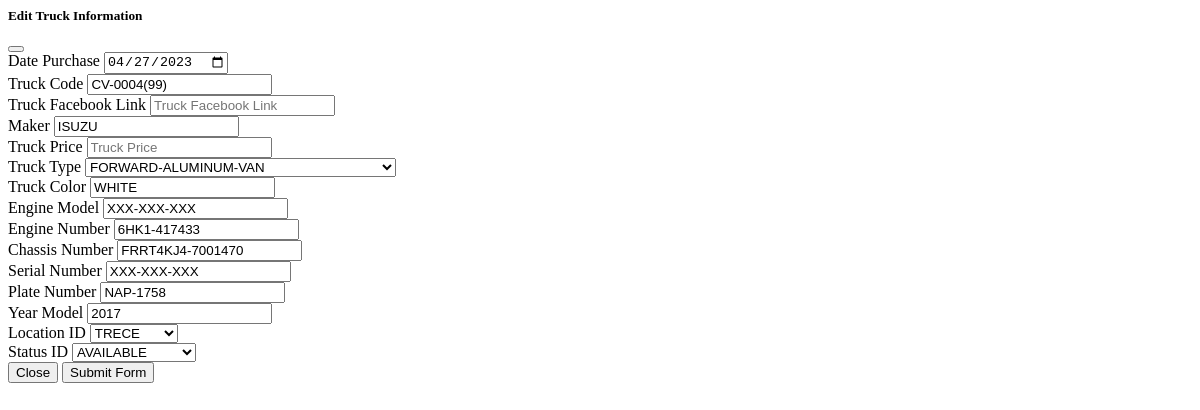
Page /admin/trucklistupdate.php?id=3 on the committed database.
### tables this page shows
CREATE TABLE IF NOT EXISTS `tbl_trucks` (
  `id` int(10) NOT NULL AUTO_INCREMENT,
  `truck_code` varchar(100) NOT NULL,
  `truck_name` varchar(100) NOT NULL,
  `date_purchase` datetime NOT NULL,
  `chassis_num` varchar(100) NOT NULL,
  `engine_num` varchar(100) NOT NULL,
  `serial_num` varchar(100) NOT NULL,
  `engine_model` varchar(100) NOT NULL,
  `plate_num` varchar(100) NOT NULL,
  `truck_color` varchar(100) NOT NULL,
  `year_model` varchar(100) NOT NULL,
  `locationid` varchar(10) NOT NULL,
  `statid` varchar(10) NOT NULL,
  `typeid` int(10) NOT NULL,
  `solddt` varchar(100) DEFAULT NULL,
  `soldby` varchar(10) DEFAULT NULL,
  `createddt` datetime NOT NULL,
  `createdby` varchar(10) NOT NULL,
  `updatedt` varchar(100) DEFAULT NULL,
  `updatedby` varchar(10) DEFAULT NULL,
  `datestamp` timestamp NOT NULL DEFAULT CURRENT_TIMESTAMP,
  PRIMARY KEY (`id`)
);

CREATE TABLE IF NOT EXISTS `tbl_truck_type` (
  `id` int(10) NOT NULL AUTO_INCREMENT,
  `truck_type` varchar(100) NOT NULL,
  PRIMARY KEY (`id`)
);

CREATE TABLE IF NOT EXISTS `tbl_truck_location` (
  `id` int(10) NOT NULL AUTO_INCREMENT,
  `location` varchar(100) NOT NULL,
  PRIMARY KEY (`id`)
);

CREATE TABLE IF NOT EXISTS `tbl_truck_status` (
  `id` int(10) NOT NULL AUTO_INCREMENT,
  `status` varchar(100) NOT NULL,
  PRIMARY KEY (`id`)
);

### admin/trucklistupdate.php (the view, shortened to what this page needs)
<?php
include 'dbconnection.php';
$id=$_GET['id'];
$result = $mysqli -> query("select * from tbl_trucks WHERE id= '$id'");
$row = mysqli_fetch_assoc($result);
$truckcode = $row['truck_code'];
$truckname = $row['truck_name'];
$truckprice = $row['truck_price'];
$trucklink = $row['truck_link'];
$truckcolor = $row['truck_color'];
$enginemodel = $row['engine_model'];
$datepurchase= date('Y-m-d',strtotime($row['date_purchase']));
$enginenumber = $row['engine_num'];
$chassisnumber= $row['chassis_num'];
$serialnumber= $row['serial_num'];
$platenumber= $row['plate_num'];
$yearmodel= $row['year_model'];
$typeid = $row['typeid'];
$locationid = $row['locationid'];
$statusid = $row['statid'];
?>
 <div class="modal fade" id="setup_modal" tabindex="-1" data-backdrop="static" data-keyboard="false" role="dialog" aria-hidden="true">
    <div class="modal-dialog modal-lg">
      <div class="modal-content">
          <div class="modal-header">
             <h5 class="modal-title h4">Edit Truck Information</h5>
              <button type="button" class="close" data-dismiss="modal" aria-label="Close">
              </button>
          </div>
          <div class="modal-body">
             <div id="panel-2" class="panel">
                    <div class="panel-container show">
                        <div class="panel-content p-0">
                            <form id="addsform" >
								<div class="panel-content">
									<div class="form-row">
										<div class="col-md-12 mb-3">
											<label class="form-label" for="validationCustom01">Date Purchase<span class="text-danger"></span> </label>
											<input type="date" autocomplete="off" class="form-control" name="datepurchase" id="datepurchase" placeholder="Date Purchase" value="<?php echo $datepurchase ?>" required >
										</div>
									</div>
									<div class="form-row">
										<div class="col-md-12 mb-3">
											<label class="form-label" for="validationCustom01">Truck Code<span class="text-danger"></span> </label>
											<input type="text" class="form-control"  autocomplete="off" name="truckcode" id="truckcode" placeholder="Truck Code" value="<?php echo $truckcode ?>" required>
										</div>
									</div>
									<div class="form-row">
										<div class="col-md-12 mb-3">
											<label class="form-label" for="validationCustom01">Truck Facebook Link<span class="text-danger"></span> </label>
											<input type="text" class="form-control"  autocomplete="off" name="trucklink" id="trucklink" placeholder="Truck Facebook Link" value="<?php echo $trucklink ?>" required>
										</div>
									</div>
									<div class="form-row">
										<div class="col-md-6 mb-3">
											<label class="form-label" for="validationCustom01">Maker<span class="text-danger"></span> </label>
											<input type="text"   autocomplete="off"class="form-control" name="truckname" id="truckname" placeholder="Maker"  value="<?php echo $truckname ?>" required >
										</div>
										<div class="col-md-6 mb-3">
											<label class="form-label" for="validationCustom01">Truck Price<span class="text-danger"></span> </label>
											<input type="text"   autocomplete="off"class="form-control" name="truckprice" id="truckprice" placeholder="Truck Price"  value="<?php echo $truckprice ?>" required >
										</div>
									</div>
									<div class="form-row">
										<div class="col-md-6 mb-3">
                                            <label class="form-label" for="validationCustom01">Truck Type<span class="text-danger"></span> </label>
											<select name="trucktype" id="trucktype" class="form-control" required="">
												<?php
												$result=$mysqli->query("select * from tbl_truck_type");
												while($row=mysqli_fetch_assoc($result)){
												?>
												<option value="<?php echo $row['id'] ?>" <?php if($typeid == $row['id']){ echo 'selected=""'; } ?>><?php echo strtoupper($row['truck_type']) ?></option>
												<?php } ?>
											</select>
										</div>
										<div class="col-md-6 mb-3">
											<label class="form-label" for="validationCustom01">Truck Color<span class="text-danger"></span> </label>
											<input type="text"   autocomplete="off"class="form-control" name="truckcolor" id="truckcolor" placeholder="Truck Color" value="<?php echo $truckcolor ?>" required >
										</div>
									</div>
									<div class="form-row">
										<div class="col-md-6 mb-3">
											<label class="form-label" for="validationCustom01">Engine Model<span class="text-danger"></span> </label>
											<input type="text"   autocomplete="off"class="form-control" name="enginemodel" id="enginemodel" placeholder="Engine Model" value = "<?php echo $enginemodel ?>" required >
										</div>
										<div class="col-md-6 mb-3">
											<label class="form-label" for="validationCustom01">Engine Number<span class="text-danger"></span> </label>
											<input type="text"   autocomplete="off"class="form-control" name="enginenumber" id="enginenumber" placeholder="Engine Number" value= "<?php echo $enginenumber ?>"required >
										</div>
									</div>
									<div class="form-row">
										<div class="col-md-6 mb-3">
											<label class="form-label" for="validationCustom01">Chassis Number<span class="text-danger"></span> </label>
											<input type="text"   autocomplete="off"class="form-control" name="chassisnumber" id="chassisnumber" placeholder="Chassis Number" value="<?php echo $chassisnumber ?>" required >
										</div>
										<div class="col-md-6 mb-3">
											<label class="form-label" for="validationCustom01">Serial Number<span class="text-danger"></span> </label>
											<input type="text"   autocomplete="off"class="form-control" name="serialnumber" id="serialnumber" placeholder="Serial Number" value="<?php echo $serialnumber ?>"required >
										</div>
									</div>
									<div class="form-row">
										<div class="col-md-6 mb-3">
											<label class="form-label" for="validationCustom01">Plate Number<span class="text-danger"></span> </label>
											<input type="text"   autocomplete="off"class="form-control" name="platenumber" id="platenumber" placeholder="Plate Number" value="<?php echo $platenumber ?>" required >
										</div>
										<div class="col-md-6 mb-3">
											<label class="form-label" for="validationCustom01">Year Model<span class="text-danger"></span> </label>
											<input type="text"   autocomplete="off"class="form-control" name="yearmodel" id="yearmodel" placeholder="Year Model" value="<?php echo $yearmodel ?>"required >
										</div>
									</div>
									<div class="form-row">
										<div class="col-md-6 mb-3">
                                            <label class="form-label" for="validationCustom01">Location ID<span class="text-danger"></span> </label>
											<select name="locationid" id="locationid" class="form-control" required="">
												<?php
												$result=$mysqli->query("select * from tbl_truck_location");
												while($row=mysqli_fetch_assoc($result)){
												?>
												<option value="<?php echo $row['id'] ?>" <?php if($locationid == $row['id']){ echo 'selected=""'; } ?>><?php echo strtoupper($row['location']) ?></option>
												<?php } ?>
											</select>
										</div>
										<div class="col-md-6 mb-3">
                                            <label class="form-label" for="validationCustom01">Status ID<span class="text-danger"></span> </label>
											<select name="statusid" id="statusid" class="form-control" required="">
												<?php
												$result=$mysqli->query("select * from tbl_truck_status");
												while($row=mysqli_fetch_assoc($result)){
												?>
												<option value="<?php echo $row['id'] ?>" <?php if($statusid == $row['id']){ echo 'selected=""'; } ?>><?php echo strtoupper($row['status']) ?></option>
												<?php } ?>
											</select>
										</div>
									</div>
								</div>
								<div class="modal-footer">
									<button type="button" class="btn btn-secondary" data-dismiss="modal">Close</button>
									<button type="submit" class="btn btn-primary">Submit Form</button>
								</div>
                            </form>
						</div>
					</div>
				</div>
          </div>
      </div>
    </div>
</div>
	<link rel="stylesheet" href="js/a/jquery-ui.css" />

### rows in the picture
tbl_trucks: datepurchase "04/27/2023", truckcode "CV-0004(99)", truckname "ISUZU", trucktype "FORWARD-ALUMINUM-VAN", truckcolor "WHITE", enginemodel "XXX-XXX-XXX", enginenumber "6HK1-417433", chassisnumber "FRRT4KJ4-7001470", serialnumber "XXX-XXX-XXX", platenumber "NAP-1758", yearmodel "2017", locationid "TRECE", statusid "AVAILABLE"
